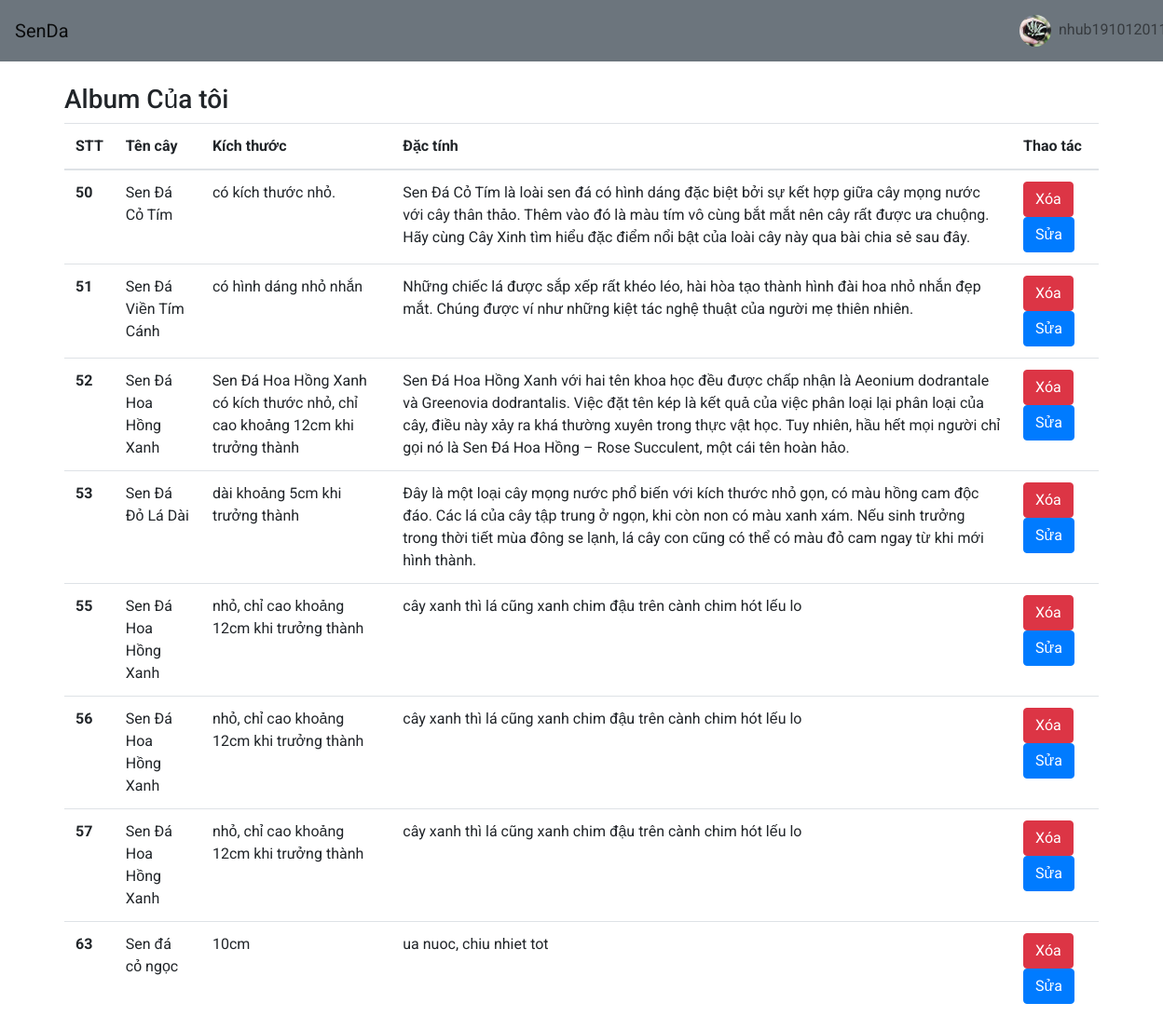
/app/curd/stored.php (signed in), run on the app's committed database.
### tables this page shows
CREATE TABLE `user` (
  `id` int(10) UNSIGNED NOT NULL,
  `username` varchar(50) NOT NULL,
  `password` varchar(50) NOT NULL,
  `avt` varchar(255) NOT NULL
);

CREATE TABLE `senda` (
  `id` int(5) UNSIGNED NOT NULL,
  `avt` varchar(255) NOT NULL,
  `ten` varchar(20) NOT NULL,
  `mau_sac` varchar(255) NOT NULL,
  `kich_thuoc` text NOT NULL,
  `hinh_dang` varchar(255) NOT NULL,
  `dac_tinh` text NOT NULL,
  `y_nghia` text NOT NULL
);

### app/curd/executeUser.php (called while the page is built, shortened)
<?php
function findUser($username)
{
    require "../config/connect.php";
    $sql = "SELECT * FROM `user` WHERE `username` = '$username'";
    $result = $conn->query($sql);
    if ($result) {
        $data = $result->fetch_assoc();
    }
    return $data;
}

### app/curd/stored.php (the view, shortened to what this page needs)
<?php
require("../../bootstrap.php");
require('../curd/executeUser.php');
$user = findUser($_COOKIE['user']);
$avt = $user['avt'];
?>
<!DOCTYPE html>
<html lang="en">
<head>
    <link rel="stylesheet" href="../../assets/css/style.css">
</head>
<body>
    <div class="container-fuild">
        <nav class="navbar navbar-expand-lg navbar-light bg-secondary">
            <a class="navbar-brand" href="../pages/home.php">SenDa</a>
            <div class="collapse navbar-collapse" id="navbarSupportedContent">
                <ul class="navbar-nav ml-auto mr-5">
                    <li class="nav-item dropdown mr-5">
                        <a class="nav-link dropdown-toggle" style="width: 50px;" href="#" id="navbarDropdown" role="button" data-toggle="dropdown" aria-expanded="false">
                            <img class="rounded-circle w-100 mr-2" src="<?php echo $avt ? $avt : "../../assets/avt/default.png" ?>" alt="avt"><?php echo $_COOKIE['user'] ?>
                        </a>
                    </li>
                </ul>
            </div>
        </nav>
    </div>
    <div class="container">
        <div class="mt-4">
            <h3>Album Của tôi</h3>
            <table class="table">
                <thead>
                    <tr>
                        <th scope="col">STT</th>
                        <th scope="col">Tên cây</th>
                        <th scope="col">Kích thước</th>
                        <th scope="col">Đặc tính</th>
                        <th scope="col">Thao tác</th>
                    </tr>
                </thead>
                <tbody>
                    <?php
                    require('../config/connect.php');
                    $sql = "SELECT * FROM senda";
                    $result = $conn->query($sql);
                    if ($result->num_rows > 0) {
                        while ($row = $result->fetch_assoc()) {
                            echo '
                    <tr>
                        <th scope="row">' . $row['id'] . '</th>
                        <td>' . $row['ten'] . '</td>
                        <td>' . $row['kich_thuoc'] . '</td>
                        <td>' . $row['dac_tinh'] . '</td>
                        <td colspan="2"> <a href="delete.php?id=' . $row['id'] . '" class="btn btn-danger btn-delete">
                        Xóa</a>
                        <a href="process.php?id=' . $row['id'] . '" class="btn btn-primary">Sửa</a>
                        </td>
                    </tr>
                    ';
                        }
                    } else {
                        echo '
                <p>Album trống <a href="create.php">Thêm mới</a></p>
                ';
                    }
                    ?>
                </tbody>
            </table>
        </div>
    </div>
</body>
</html>

### bootstrap.php (shortened to what this page needs)
<!DOCTYPE html>
<html lang="en">
<head>
    <link rel="stylesheet" href="https://cdn.jsdelivr.net/npm/bootstrap@4.6.1/dist/css/bootstrap.min.css">
</head>
<body>
</body>
</html>

### assets/css/style.css (style rules this page uses)
body { font-family: "Roboto", sans-serif; }

### data on the page
user: avt (picture)
senda: id "50", ten "Sen Đá Cỏ Tím", kich_thuoc "có kích thước nhỏ.", dac_tinh "Sen Đá Cỏ Tím là loài sen đá có hình dáng đặc biệt bởi sự kết hợp giữa cây mọng nước với cây thân thảo. Thêm vào đó là màu tím vô cùng bắt mắt nên cây rất được ưa chuộng. Hãy cùng Cây Xinh tìm hiểu đặc điểm nổi bật của loài cây này qua bài chia sẻ sau đây."
senda: id "51", ten "Sen Đá Viền Tím Cánh", kich_thuoc "có hình dáng nhỏ nhắn", dac_tinh "Những chiếc lá được sắp xếp rất khéo léo, hài hòa tạo thành hình đài hoa nhỏ nhắn đẹp mắt. Chúng được ví như những kiệt tác nghệ thuật của người mẹ thiên nhiên."
senda: id "52", ten "Sen Đá Hoa Hồng Xanh", kich_thuoc "Sen Đá Hoa Hồng Xanh có kích thước nhỏ, chỉ cao khoảng 12cm khi trưởng thành", dac_tinh "Sen Đá Hoa Hồng Xanh với hai tên khoa học đều được chấp nhận là Aeonium dodrantale và Greenovia dodrantalis. Việc đặt tên kép là kết quả của việc phân loại lại phân loại của cây, điều này xảy ra khá thường xuyên trong thực vật học. Tuy nhiên, hầu hết mọi người chỉ gọi nó là Sen Đá Hoa Hồng – Rose Succulent, một cái tên hoàn hảo."
senda: id "53", ten "Sen Đá Đỏ Lá Dài", kich_thuoc "dài khoảng 5cm khi trưởng thành", dac_tinh "Đây là một loại cây mọng nước phổ biến với kích thước nhỏ gọn, có màu hồng cam độc đáo. Các lá của cây tập trung ở ngọn, khi còn non có màu xanh xám. Nếu sinh trưởng trong thời tiết mùa đông se lạnh, lá cây con cũng có thể có màu đỏ cam ngay từ khi mới hình thành."
senda: id "55", ten "Sen Đá Hoa Hồng Xanh", kich_thuoc "nhỏ, chỉ cao khoảng 12cm khi trưởng thành", dac_tinh "cây xanh thì lá cũng xanh chim đậu trên cành chim hót lếu lo"
senda: id "56", ten "Sen Đá Hoa Hồng Xanh", kich_thuoc "nhỏ, chỉ cao khoảng 12cm khi trưởng thành", dac_tinh "cây xanh thì lá cũng xanh chim đậu trên cành chim hót lếu lo"
senda: id "57", ten "Sen Đá Hoa Hồng Xanh", kich_thuoc "nhỏ, chỉ cao khoảng 12cm khi trưởng thành", dac_tinh "cây xanh thì lá cũng xanh chim đậu trên cành chim hót lếu lo"
senda: id "63", ten "Sen đá cỏ ngọc", kich_thuoc "10cm", dac_tinh "ua nuoc, chiu nhiet tot"
